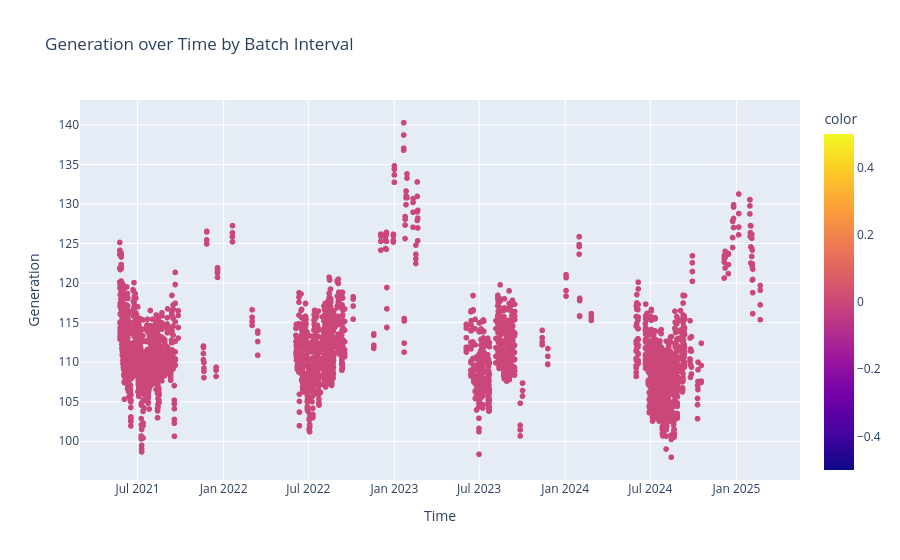
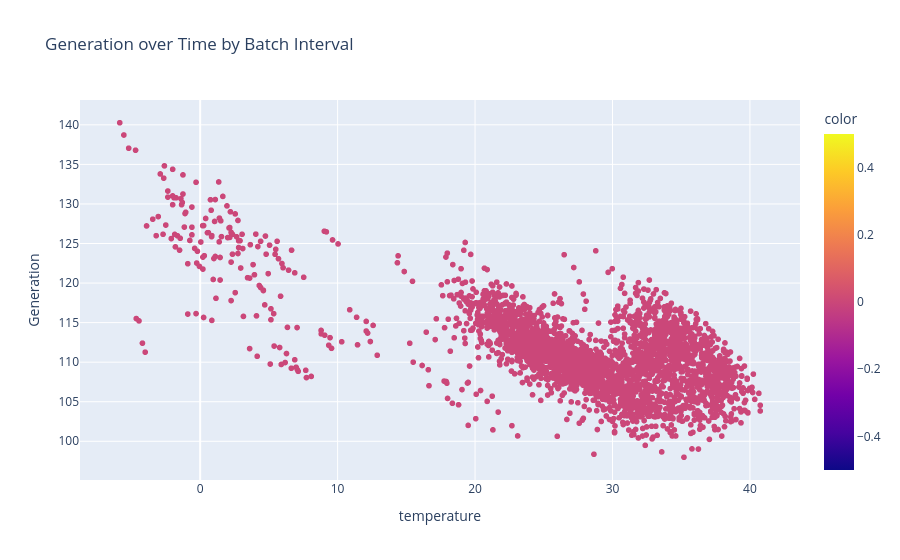

Source (notebook cell) for these figures, in order:
### Code cell
ds = Data_selector(df_m)
power_plants = df_m[['name', 'code']].drop_duplicates()
#dates_interval=[pd.to_datetime('2022-01-01 02:00:00')]
time_e = [min(df_m["datetime"])] + dates_interval + [max(df_m["datetime"]) + pd.DateOffset(days=1)]
time_intervals = [(time_e[i],time_e[i+1]) for i in range(len(time_e)-1)]
dates_by_name_code = {(name,code):time_intervals}
df_m1 = df_m.copy()
label_points_my(df_m1, ds, power_plants, dates_by_name_code)

import plotly.express as px

fig = px.scatter(df_m1, x="datetime", y='generation', color='color',
                title='Generation over Time by Batch Interval',
                labels={'generation': 'Generation', 'datetime': 'Time'},
                hover_data=['datetime', 'generation', 'temperature','interval_id'])
fig.show()

fig = px.scatter(df_m1, x="temperature", y='generation', color='color',
                title='Generation over Time by Batch Interval',
                labels={'generation': 'Generation', 'datetime': 'Time'},
                hover_data=['datetime', 'generation', 'temperature','interval_id'])
fig.show()

### Figure 1 — Plotly figure (JSON) as saved in the notebook; plotly's stock layout.template omitted (floating-point values rounded to 4 significant figures; data arrays with more than 128 entries replaced by an {"elided": "..."} marker saying what was removed)
{"data": [{"customdata": {"elided": "3001x2 float values"}, "hovertemplate": "Time=%{x}<br>Generation=%{y}<br>temperature=%{customdata[0]}<br>interval_id=%{customdata[1]}<br>color=%{marker.color}<extra></extra>", "legendgroup": "", "marker": {"color": {"elided": "3001 int values"}, "coloraxis": "coloraxis", "symbol": "circle"}, "mode": "markers", "name": "", "showlegend": false, "type": "scattergl", "x": {"elided": "3001 str values"}, "xaxis": "x", "y": {"elided": "3001 float values"}, "yaxis": "y"}], "layout": {"coloraxis": {"colorbar": {"title": {"text": "color"}}, "colorscale": [[0, "#0d0887"], [0.1111, "#46039f"], [0.2222, "#7201a8"], [0.3333, "#9c179e"], [0.4444, "#bd3786"], [0.5556, "#d8576b"], [0.6667, "#ed7953"], [0.7778, "#fb9f3a"], [0.8889, "#fdca26"], [1, "#f0f921"]]}, "legend": {"tracegroupgap": 0}, "title": {"text": "Generation over Time by Batch Interval"}, "xaxis": {"anchor": "y", "domain": [0, 1], "title": {"text": "Time"}}, "yaxis": {"anchor": "x", "domain": [0, 1], "title": {"text": "Generation"}}}}

### Figure 2 — Plotly figure (JSON) as saved in the notebook; plotly's stock layout.template omitted (floating-point values rounded to 4 significant figures; data arrays with more than 128 entries replaced by an {"elided": "..."} marker saying what was removed)
{"data": [{"customdata": {"elided": "3001x2 mixed values"}, "hovertemplate": "temperature=%{x}<br>Generation=%{y}<br>Time=%{customdata[0]}<br>interval_id=%{customdata[1]}<br>color=%{marker.color}<extra></extra>", "legendgroup": "", "marker": {"color": {"elided": "3001 int values"}, "coloraxis": "coloraxis", "symbol": "circle"}, "mode": "markers", "name": "", "showlegend": false, "type": "scattergl", "x": {"elided": "3001 float values"}, "xaxis": "x", "y": {"elided": "3001 float values"}, "yaxis": "y"}], "layout": {"coloraxis": {"colorbar": {"title": {"text": "color"}}, "colorscale": [[0, "#0d0887"], [0.1111, "#46039f"], [0.2222, "#7201a8"], [0.3333, "#9c179e"], [0.4444, "#bd3786"], [0.5556, "#d8576b"], [0.6667, "#ed7953"], [0.7778, "#fb9f3a"], [0.8889, "#fdca26"], [1, "#f0f921"]]}, "legend": {"tracegroupgap": 0}, "title": {"text": "Generation over Time by Batch Interval"}, "xaxis": {"anchor": "y", "domain": [0, 1], "title": {"text": "temperature"}}, "yaxis": {"anchor": "x", "domain": [0, 1], "title": {"text": "Generation"}}}}
